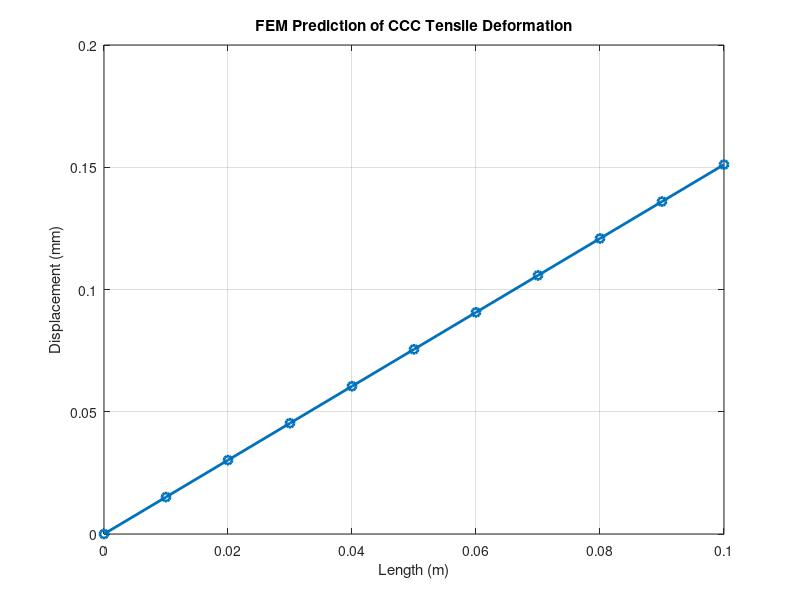
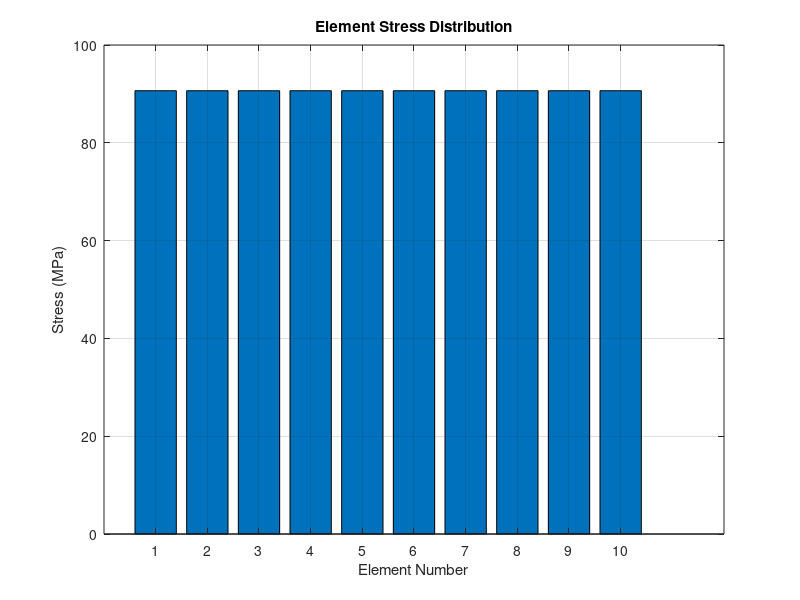

Write MATLAB code to recreate these figures, in order. (Note: this script raises an error after producing the figures.)
 clc;
clear;
close all;

%% Carbon-Carbon Composite Tensile FEM Model

A = 200e-6;      % Area (m^2)
L = 0.10;        % Length (m)
E = 60e9;        % Young's modulus (Pa)
P = 18130;       % Load (N)

%% Main FEM Analysis

nElem = 10;
nNode = nElem + 1;
Le = L/nElem;

K = zeros(nNode);

for e = 1:nElem

    ke = (E*A/Le)*[1 -1;
                  -1 1];

    K(e:e+1,e:e+1) = K(e:e+1,e:e+1) + ke;

end

F = zeros(nNode,1);
F(end) = P;

Kred = K(2:end,2:end);
Fred = F(2:end);

u = Kred\Fred;
u = [0;u];

stress = zeros(nElem,1);

for e = 1:nElem
    stress(e) = E*(u(e+1)-u(e))/Le;
end

x = linspace(0,L,nNode);

%% Displacement Plot

figure
plot(x,u*1000,'o-','LineWidth',2)
xlabel('Length (m)')
ylabel('Displacement (mm)')
title('FEM Prediction of CCC Tensile Deformation')
grid on

exportgraphics(gcf,'ccc_displacement.png','Resolution',300)

%% Stress Plot

figure
bar(stress/1e6)
xlabel('Element Number')
ylabel('Stress (MPa)')
title('Element Stress Distribution')
grid on

exportgraphics(gcf,'ccc_stress_distribution.png','Resolution',300)

fprintf('Maximum Stress = %.2f MPa\n',max(stress)/1e6);

%% Mesh Convergence Study

mesh_sizes = [2 4 8 16 32];

tip_disp = zeros(size(mesh_sizes));
max_stress = zeros(size(mesh_sizes));

for i = 1:length(mesh_sizes)

    nElem = mesh_sizes(i);
    nNode = nElem + 1;
    Le = L/nElem;

    K = zeros(nNode);

    for e = 1:nElem

        ke = (E*A/Le)*[1 -1;
                      -1 1];

        K(e:e+1,e:e+1) = K(e:e+1,e:e+1) + ke;

    end

    F = zeros(nNode,1);
    F(end) = P;

    Kred = K(2:end,2:end);
    Fred = F(2:end);

    u = Kred\Fred;
    u = [0;u];

    stress = zeros(nElem,1);

    for e = 1:nElem
        stress(e) = E*(u(e+1)-u(e))/Le;
    end

    tip_disp(i) = u(end);
    max_stress(i) = max(stress);

end

ref_disp = tip_disp(end);
ref_stress = max_stress(end);

disp_error = abs(tip_disp-ref_disp)/abs(ref_disp)*100;
stress_error = abs(max_stress-ref_stress)/abs(ref_stress)*100;

results = table( ...
    mesh_sizes', ...
    tip_disp'*1000, ...
    max_stress'/1e6, ...
    disp_error', ...
    stress_error', ...
    'VariableNames', ...
    {'Elements',...
     'TipDisplacement_mm',...
     'MaxStress_MPa',...
     'DisplacementError_pct',...
     'StressError_pct'});

disp(results)

%% Convergence Plot

figure

plot(mesh_sizes,disp_error,'-o',...
    'LineWidth',2,...
    'MarkerSize',8)

hold on

plot(mesh_sizes,stress_error,'-s',...
    'LineWidth',2,...
    'MarkerSize',8)

xlabel('Number of Elements')
ylabel('Error (%)')

title('Mesh Convergence Study')

legend('Displacement Error',...
       'Stress Error')

grid on

exportgraphics(gcf,'mesh_convergence.png','Resolution',300)

disp('Convergence study completed')
